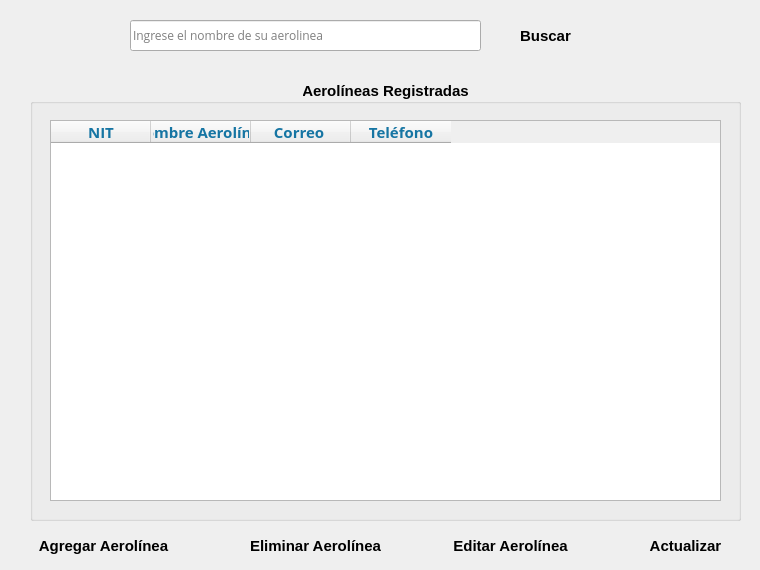
     <widget class="QWidget" name="pg_aerolinea">
      <widget class="QGroupBox" name="groupBox">
       <property name="geometry">
        <rect>
         <x>30</x>
         <y>80</y>
         <width>711</width>
         <height>441</height>
        </rect>
       </property>
       <property name="font">
        <font>
         <family>Nirmala UI</family>
         <pointsize>11</pointsize>
         <weight>75</weight>
         <bold>true</bold>
        </font>
       </property>
       <property name="title">
        <string>Aerolíneas Registradas</string>
       </property>
       <property name="alignment">
        <set>Qt::AlignCenter</set>
       </property>
       <widget class="QTableWidget" name="tb_aeroRegistradas">
        <property name="geometry">
         <rect>
          <x>20</x>
          <y>40</y>
          <width>671</width>
          <height>381</height>
         </rect>
        </property>
        <property name="font">
         <font>
          <family>Open Sans</family>
          <pointsize>10</pointsize>
          <weight>50</weight>
          <bold>false</bold>
         </font>
        </property>
        <column>
         <property name="text">
          <string>NIT</string>
         </property>
         <property name="font">
          <font>
           <family>Nirmala UI</family>
           <pointsize>11</pointsize>
           <weight>75</weight>
           <bold>true</bold>
          </font>
         </property>
         <property name="foreground">
          <brush brushstyle="SolidPattern">
           <color alpha="255">
            <red>22</red>
            <green>117</green>
            <blue>163</blue>
           </color>
          </brush>
         </property>
        </column>
        <column>
         <property name="text">
          <string>Nombre Aerolínea</string>
         </property>
         <property name="font">
          <font>
           <family>Nirmala UI</family>
           <pointsize>11</pointsize>
           <weight>75</weight>
           <bold>true</bold>
          </font>
         </property>
         <property name="foreground">
          <brush brushstyle="SolidPattern">
           <color alpha="255">
            <red>22</red>
            <green>117</green>
            <blue>163</blue>
           </color>
          </brush>
         </property>
        </column>
        <column>
         <property name="text">
          <string>Correo </string>
         </property>
         <property name="font">
          <font>
           <family>Nirmala UI</family>
           <pointsize>11</pointsize>
           <weight>75</weight>
           <bold>true</bold>
          </font>
         </property>
         <property name="foreground">
          <brush brushstyle="SolidPattern">
           <color alpha="255">
            <red>22</red>
            <green>117</green>
            <blue>163</blue>
           </color>
          </brush>
         </property>
        </column>
        <column>
         <property name="text">
          <string>Teléfono</string>
         </property>
         <property name="font">
          <font>
           <family>Nirmala UI</family>
           <pointsize>11</pointsize>
           <weight>75</weight>
           <bold>true</bold>
          </font>
         </property>
         <property name="foreground">
          <brush brushstyle="SolidPattern">
           <color alpha="255">
            <red>22</red>
            <green>117</green>
            <blue>163</blue>
           </color>
          </brush>
         </property>
        </column>
       </widget>
      </widget>
      <widget class="QLineEdit" name="le_buscarAero">
       <property name="geometry">
        <rect>
         <x>130</x>
         <y>20</y>
         <width>351</width>
         <height>31</height>
        </rect>
       </property>
       <property name="font">
        <font>
         <family>Open Sans</family>
         <pointsize>9</pointsize>
        </font>
       </property>
       <property name="toolTip">
        <string/>
       </property>
       <property name="inputMask">
        <string/>
       </property>
       <property name="text">
        <string/>
       </property>
       <property name="placeholderText">
        <string>Ingrese el nombre de su aerolinea</string>
       </property>
      </widget>
      <widget class="QPushButton" name="bt_buscarAerolinea">
       <property name="geometry">
        <rect>
         <x>500</x>
         <y>20</y>
         <width>91</width>
         <height>31</height>
        </rect>
       </property>
       <property name="font">
        <font>
         <family>Nirmala UI</family>
         <pointsize>11</pointsize>
         <weight>75</weight>
         <bold>true</bold>
        </font>
       </property>
       <property name="cursor">
        <cursorShape>PointingHandCursor</cursorShape>
       </property>
       <property name="styleSheet">
        <string notr="true">QPushButton:hover
{
	border-style: solid;
   	background-color:#bbdefb;

}

QPushButton:pressed
{
	background-color:#0069c0;
}</string>
       </property>
       <property name="text">
        <string>Buscar</string>
       </property>
       <property name="icon">
        <iconset>
         <normaloff>../Ventanas/Icons/buscar.png</normaloff>../Ventanas/Icons/buscar.png</iconset>
       </property>
       <property name="iconSize">
        <size>
         <width>30</width>
         <height>50</height>
        </size>
       </property>
       <property name="flat">
        <bool>true</bool>
       </property>
      </widget>
      <widget class="QPushButton" name="bt_addAerolinea">
       <property name="geometry">
        <rect>
         <x>20</x>
         <y>530</y>
         <width>171</width>
         <height>31</height>
        </rect>
       </property>
       <property name="font">
        <font>
         <family>Nirmala UI</family>
         <pointsize>11</pointsize>
         <weight>75</weight>
         <bold>true</bold>
        </font>
       </property>
       <property name="cursor">
        <cursorShape>PointingHandCursor</cursorShape>
       </property>
       <property name="styleSheet">
        <string notr="true">QPushButton:hover
{
	border-style: solid;
   	background-color:#bbdefb;

}

QPushButton:pressed
{
	background-color:#0069c0;
}</string>
       </property>
       <property name="text">
        <string>Agregar Aerolínea </string>
       </property>
       <property name="icon">
        <iconset>
         <normaloff>../Ventanas/Icons/agregar-aero.png</normaloff>../Ventanas/Icons/agregar-aero.png</iconset>
       </property>
       <property name="iconSize">
        <size>
         <width>30</width>
         <height>50</height>
        </size>
       </property>
       <property name="flat">
        <bool>true</bool>
       </property>
      </widget>
      <widget class="QPushButton" name="bt_editarAerolinea">
       <property name="geometry">
        <rect>
         <x>430</x>
         <y>530</y>
         <width>161</width>
         <height>31</height>
        </rect>
       </property>
       <property name="font">
        <font>
         <family>Nirmala UI</family>
         <pointsize>11</pointsize>
         <weight>75</weight>
         <bold>true</bold>
        </font>
       </property>
       <property name="cursor">
        <cursorShape>PointingHandCursor</cursorShape>
       </property>
       <property name="styleSheet">
        <string notr="true">QPushButton:hover
{
	border-style: solid;
   	background-color:#bbdefb;

}

QPushButton:pressed
{
	background-color:#0069c0;
}</string>
       </property>
       <property name="text">
        <string>Editar Aerolínea</string>
       </property>
       <property name="icon">
        <iconset>
         <normaloff>../Ventanas/Icons/editar.png</normaloff>../Ventanas/Icons/editar.png</iconset>
       </property>
       <property name="iconSize">
        <size>
         <width>30</width>
         <height>50</height>
        </size>
       </property>
       <property name="flat">
        <bool>true</bool>
       </property>
      </widget>
      <widget class="QPushButton" name="bt_refreshAerolinea">
       <property name="geometry">
        <rect>
         <x>620</x>
         <y>530</y>
         <width>131</width>
         <height>31</height>
        </rect>
       </property>
       <property name="font">
        <font>
         <family>Nirmala UI</family>
         <pointsize>11</pointsize>
         <weight>75</weight>
         <bold>true</bold>
        </font>
       </property>
       <property name="cursor">
        <cursorShape>PointingHandCursor</cursorShape>
       </property>
       <property name="styleSheet">
        <string notr="true">QPushButton:hover
{
	border-style: solid;
   	background-color:#bbdefb;

}

QPushButton:pressed
{
	background-color:#0069c0;
}</string>
       </property>
       <property name="text">
        <string>Actualizar</string>
       </property>
       <property name="icon">
        <iconset>
         <normaloff>../Ventanas/Icons/recarga.png</normaloff>../Ventanas/Icons/recarga.png</iconset>
       </property>
       <property name="iconSize">
        <size>
         <width>30</width>
         <height>40</height>
        </size>
       </property>
       <property name="flat">
        <bool>true</bool>
       </property>
      </widget>
      <widget class="QPushButton" name="bt_eliminarAerolinea">
       <property name="geometry">
        <rect>
         <x>230</x>
         <y>530</y>
         <width>171</width>
         <height>31</height>
        </rect>
       </property>
       <property name="font">
        <font>
         <family>Nirmala UI</family>
         <pointsize>11</pointsize>
         <weight>75</weight>
         <bold>true</bold>
        </font>
       </property>
       <property name="cursor">
        <cursorShape>PointingHandCursor</cursorShape>
       </property>
       <property name="styleSheet">
        <string notr="true">QPushButton:hover
{
	border-style: solid;
   	background-color:#bbdefb;

}

QPushButton:pressed
{
	background-color:#0069c0;
}</string>
       </property>
       <property name="text">
        <string>Eliminar Aerolínea</string>
       </property>
       <property name="icon">
        <iconset>
         <normaloff>../Ventanas/Icons/delete.png</normaloff>../Ventanas/Icons/delete.png</iconset>
       </property>
       <property name="iconSize">
        <size>
         <width>30</width>
         <height>50</height>
        </size>
       </property>
       <property name="flat">
        <bool>true</bool>
       </property>
      </widget>
     </widget>
